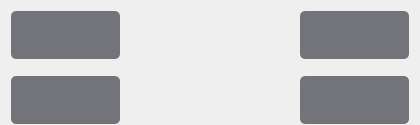
         <widget class="QWidget" name="page_camera">
          <layout class="QHBoxLayout" name="horizontalLayout_2">
           <property name="spacing">
            <number>0</number>
           </property>
           <property name="leftMargin">
            <number>0</number>
           </property>
           <property name="topMargin">
            <number>0</number>
           </property>
           <property name="rightMargin">
            <number>0</number>
           </property>
           <property name="bottomMargin">
            <number>0</number>
           </property>
           <item>
            <widget class="QWidget" name="management_widget" native="true">
             <property name="styleSheet">
              <string notr="true">border: none;
background: transparent;</string>
             </property>
             <layout class="QGridLayout" name="gridLayout_2">
              <property name="leftMargin">
               <number>0</number>
              </property>
              <property name="topMargin">
               <number>0</number>
              </property>
              <property name="rightMargin">
               <number>0</number>
              </property>
              <property name="bottomMargin">
               <number>0</number>
              </property>
              <property name="spacing">
               <number>0</number>
              </property>
              <item row="0" column="0">
               <widget class="QWidget" name="stick_widget" native="true">
                <property name="styleSheet">
                 <string notr="true">border: none;
background: transparent;</string>
                </property>
                <layout class="QVBoxLayout" name="verticalLayout_12">
                 <property name="spacing">
                  <number>0</number>
                 </property>
                 <property name="leftMargin">
                  <number>0</number>
                 </property>
                 <property name="topMargin">
                  <number>0</number>
                 </property>
                 <property name="rightMargin">
                  <number>0</number>
                 </property>
                 <property name="bottomMargin">
                  <number>0</number>
                 </property>
                 <item>
                  <widget class="QFrame" name="frame_4">
                   <property name="sizePolicy">
                    <sizepolicy hsizetype="Preferred" vsizetype="Preferred">
                     <horstretch>0</horstretch>
                     <verstretch>0</verstretch>
                    </sizepolicy>
                   </property>
                   <property name="font">
                    <font>
                     <pointsize>8</pointsize>
                    </font>
                   </property>
                   <property name="layoutDirection">
                    <enum>Qt::LeftToRight</enum>
                   </property>
                   <property name="styleSheet">
                    <string notr="true">border: none;
background: transparent;</string>
                   </property>
                   <property name="frameShape">
                    <enum>QFrame::StyledPanel</enum>
                   </property>
                   <property name="frameShadow">
                    <enum>QFrame::Raised</enum>
                   </property>
                   <layout class="QVBoxLayout" name="verticalLayout_13">
                    <property name="spacing">
                     <number>0</number>
                    </property>
                    <property name="sizeConstraint">
                     <enum>QLayout::SetDefaultConstraint</enum>
                    </property>
                    <property name="leftMargin">
                     <number>0</number>
                    </property>
                    <property name="topMargin">
                     <number>10</number>
                    </property>
                    <property name="rightMargin">
                     <number>10</number>
                    </property>
                    <property name="bottomMargin">
                     <number>0</number>
                    </property>
                    <item>
                     <widget class="QFrame" name="frame_6">
                      <property name="frameShape">
                       <enum>QFrame::StyledPanel</enum>
                      </property>
                      <property name="frameShadow">
                       <enum>QFrame::Raised</enum>
                      </property>
                      <layout class="QFormLayout" name="formLayout">
                       <property name="horizontalSpacing">
                        <number>0</number>
                       </property>
                       <property name="verticalSpacing">
                        <number>0</number>
                       </property>
                       <property name="leftMargin">
                        <number>10</number>
                       </property>
                       <property name="topMargin">
                        <number>0</number>
                       </property>
                       <property name="rightMargin">
                        <number>0</number>
                       </property>
                       <property name="bottomMargin">
                        <number>0</number>
                       </property>
                       <item row="0" column="1">
                        <widget class="QFrame" name="frame_7">
                         <property name="minimumSize">
                          <size>
                           <width>200</width>
                           <height>0</height>
                          </size>
                         </property>
                         <property name="frameShape">
                          <enum>QFrame::StyledPanel</enum>
                         </property>
                         <property name="frameShadow">
                          <enum>QFrame::Raised</enum>
                         </property>
                         <layout class="QVBoxLayout" name="verticalLayout_15">
                          <property name="spacing">
                           <number>15</number>
                          </property>
                          <property name="leftMargin">
                           <number>0</number>
                          </property>
                          <property name="topMargin">
                           <number>0</number>
                          </property>
                          <property name="rightMargin">
                           <number>0</number>
                          </property>
                          <property name="bottomMargin">
                           <number>0</number>
                          </property>
                          <item alignment="Qt::AlignRight">
                           <widget class="QPushButton" name="btn_infin">
                            <property name="sizePolicy">
                             <sizepolicy hsizetype="Minimum" vsizetype="Fixed">
                              <horstretch>0</horstretch>
                              <verstretch>0</verstretch>
                             </sizepolicy>
                            </property>
                            <property name="minimumSize">
                             <size>
                              <width>84</width>
                              <height>0</height>
                             </size>
                            </property>
                            <property name="maximumSize">
                             <size>
                              <width>16777215</width>
                              <height>16777215</height>
                             </size>
                            </property>
                            <property name="font">
                             <font>
                              <pointsize>30</pointsize>
                             </font>
                            </property>
                            <property name="layoutDirection">
                             <enum>Qt::LeftToRight</enum>
                            </property>
                            <property name="styleSheet">
                             <string notr="true">QPushButton {
    border: 2px solid rgba(62, 63, 70, 0);
    border-radius: 6px;
    background-color: rgba(62, 63, 70, 0.7);
	image: url(UI/icons/triangle.svg);
	min-width: 80px;
	}

QPushButton:checked {
	border: 2px solid rgba(217, 217, 217, 0);
    border-radius: 6px;
    background-color: rgba(217, 217, 217, 0.7);
	min-width: 80px;
}


</string>
                            </property>
                            <property name="text">
                             <string/>
                            </property>
                            <property name="icon">
                             <iconset>
                              <normaloff>:/icons/eyes.svg</normaloff>:/icons/eyes.svg</iconset>
                            </property>
                            <property name="iconSize">
                             <size>
                              <width>25</width>
                              <height>25</height>
                             </size>
                            </property>
                            <property name="checkable">
                             <bool>true</bool>
                            </property>
                           </widget>
                          </item>
                          <item alignment="Qt::AlignRight">
                           <widget class="QPushButton" name="btn_circle">
                            <property name="sizePolicy">
                             <sizepolicy hsizetype="Minimum" vsizetype="Fixed">
                              <horstretch>0</horstretch>
                              <verstretch>0</verstretch>
                             </sizepolicy>
                            </property>
                            <property name="minimumSize">
                             <size>
                              <width>84</width>
                              <height>0</height>
                             </size>
                            </property>
                            <property name="maximumSize">
                             <size>
                              <width>16777215</width>
                              <height>16777215</height>
                             </size>
                            </property>
                            <property name="font">
                             <font>
                              <pointsize>30</pointsize>
                             </font>
                            </property>
                            <property name="styleSheet">
                             <string notr="true">QPushButton {
    border: 2px solid rgba(62, 63, 70, 0);
    border-radius: 6px;
    background-color: rgba(62, 63, 70, 0.7);
	image: url(UI/icons/square.svg);
	min-width: 80px;
	}

QPushButton:checked {
	border: 2px solid rgba(217, 217, 217, 0);
    border-radius: 6px;
    background-color: rgba(217, 217, 217, 0.7);
	min-width: 80px;
}


</string>
                            </property>
                            <property name="text">
                             <string/>
                            </property>
                            <property name="icon">
                             <iconset>
                              <normaloff>:/icons/eyes.svg</normaloff>:/icons/eyes.svg</iconset>
                            </property>
                            <property name="iconSize">
                             <size>
                              <width>25</width>
                              <height>25</height>
                             </size>
                            </property>
                            <property name="checkable">
                             <bool>true</bool>
                            </property>
                           </widget>
                          </item>
                         </layout>
                        </widget>
                       </item>
                       <item row="0" column="0">
                        <widget class="QFrame" name="frame_8">
                         <property name="sizePolicy">
                          <sizepolicy hsizetype="Preferred" vsizetype="Preferred">
                           <horstretch>0</horstretch>
                           <verstretch>0</verstretch>
                          </sizepolicy>
                         </property>
                         <property name="minimumSize">
                          <size>
                           <width>200</width>
                           <height>0</height>
                          </size>
                         </property>
                         <property name="frameShape">
                          <enum>QFrame::StyledPanel</enum>
                         </property>
                         <property name="frameShadow">
                          <enum>QFrame::Raised</enum>
                         </property>
                         <layout class="QVBoxLayout" name="verticalLayout_17">
                          <property name="spacing">
                           <number>15</number>
                          </property>
                          <property name="leftMargin">
                           <number>0</number>
                          </property>
                          <property name="topMargin">
                           <number>0</number>
                          </property>
                          <property name="rightMargin">
                           <number>0</number>
                          </property>
                          <property name="bottomMargin">
                           <number>0</number>
                          </property>
                          <item>
                           <widget class="QPushButton" name="btn_sonar">
                            <property name="sizePolicy">
                             <sizepolicy hsizetype="Fixed" vsizetype="Fixed">
                              <horstretch>0</horstretch>
                              <verstretch>0</verstretch>
                             </sizepolicy>
                            </property>
                            <property name="minimumSize">
                             <size>
                              <width>84</width>
                              <height>0</height>
                             </size>
                            </property>
                            <property name="maximumSize">
                             <size>
                              <width>16777215</width>
                              <height>16777215</height>
                             </size>
                            </property>
                            <property name="font">
                             <font>
                              <pointsize>30</pointsize>
                             </font>
                            </property>
                            <property name="layoutDirection">
                             <enum>Qt::LeftToRight</enum>
                            </property>
                            <property name="styleSheet">
                             <string notr="true">QPushButton {
    border: 2px solid rgba(62, 63, 70, 0);
    border-radius: 6px;
    background-color: rgba(62, 63, 70, 0.7);
	image: url(UI/icons/sensor.svg);
	min-width: 80px;
	}

QPushButton:checked {
	border: 2px solid rgba(217, 217, 217, 0);
    border-radius: 6px;
    background-color: rgba(217, 217, 217, 0.7);
	min-width: 80px;
}


</string>
                            </property>
                            <property name="text">
                             <string/>
                            </property>
                            <property name="icon">
                             <iconset>
                              <normaloff>:/icons/eyes.svg</normaloff>:/icons/eyes.svg</iconset>
                            </property>
                            <property name="iconSize">
                             <size>
                              <width>25</width>
                              <height>25</height>
                             </size>
                            </property>
                            <property name="checkable">
                             <bool>true</bool>
                            </property>
                           </widget>
                          </item>
                          <item>
                           <widget class="QPushButton" name="btn_stick">
                            <property name="sizePolicy">
                             <sizepolicy hsizetype="Fixed" vsizetype="Fixed">
                              <horstretch>0</horstretch>
                              <verstretch>0</verstretch>
                             </sizepolicy>
                            </property>
                            <property name="minimumSize">
                             <size>
                              <width>84</width>
                              <height>0</height>
                             </size>
                            </property>
                            <property name="maximumSize">
                             <size>
                              <width>16777215</width>
                              <height>16777215</height>
                             </size>
                            </property>
                            <property name="font">
                             <font>
                              <pointsize>30</pointsize>
                             </font>
                            </property>
                            <property name="layoutDirection">
                             <enum>Qt::LeftToRight</enum>
                            </property>
                            <property name="styleSheet">
                             <string notr="true">QPushButton {
    border: 2px solid rgba(62, 63, 70, 0);
    border-radius: 6px;
    background-color: rgba(62, 63, 70, 0.7);
	image: url(UI/icons/gamepade.svg);
	min-width: 80px;
	}

QPushButton:checked {
	border: 2px solid rgba(217, 217, 217, 0);
    border-radius: 6px;
    background-color: rgba(217, 217, 217, 0.7);
	min-width: 80px;
}


</string>
                            </property>
                            <property name="text">
                             <string/>
                            </property>
                            <property name="icon">
                             <iconset>
                              <normaloff>:/icons/eyes.svg</normaloff>:/icons/eyes.svg</iconset>
                            </property>
                            <property name="iconSize">
                             <size>
                              <width>25</width>
                              <height>25</height>
                             </size>
                            </property>
                            <property name="checkable">
                             <bool>true</bool>
                            </property>
                           </widget>
                          </item>
                         </layout>
                        </widget>
                       </item>
                      </layout>
                     </widget>
                    </item>
                    <item>
                     <widget class="QStackedWidget" name="stackedWidget">
                      <widget class="QWidget" name="page">
                       <layout class="QVBoxLayout" name="verticalLayout_7">
                        <property name="spacing">
                         <number>0</number>
                        </property>
                        <property name="leftMargin">
                         <number>0</number>
                        </property>
                        <property name="topMargin">
                         <number>0</number>
                        </property>
                        <property name="rightMargin">
                         <number>0</number>
                        </property>
                        <property name="bottomMargin">
                         <number>0</number>
                        </property>
                        <item>
                         <widget class="QWidget" name="widget_joystick" native="true"/>
                        </item>
                       </layout>
                      </widget>
                      <widget class="QWidget" name="no_joystick"/>
                     </widget>
                    </item>
                   </layout>
                  </widget>
                 </item>
                </layout>
               </widget>
              </item>
             </layout>
            </widget>
           </item>
          </layout>
         </widget>
